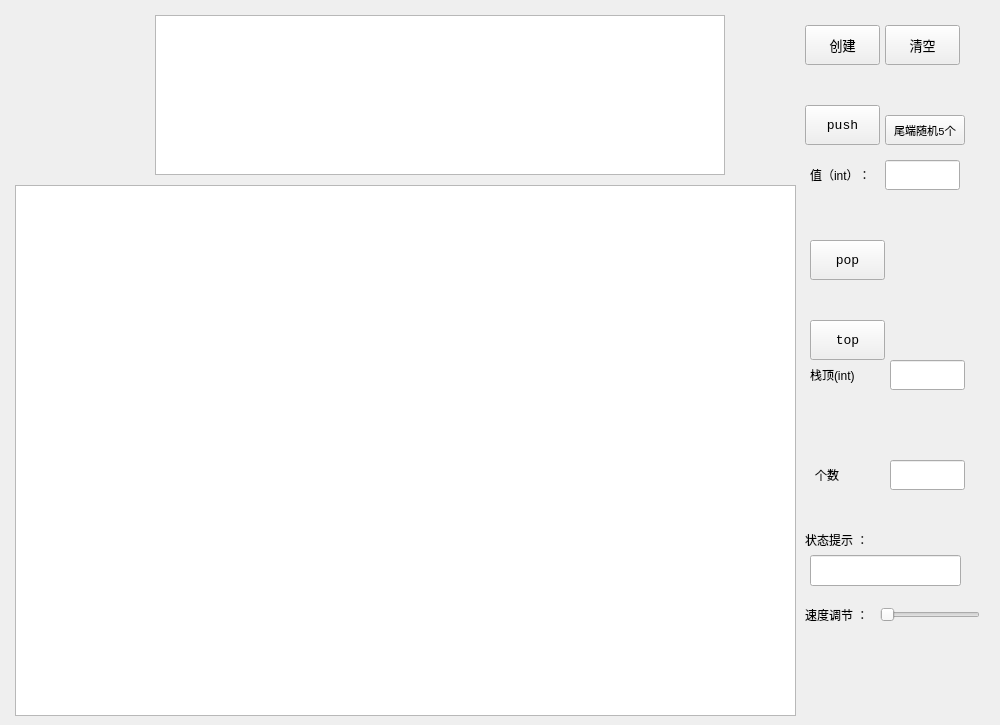
<?xml version="1.0" encoding="UTF-8"?>
<ui version="4.0">
 <class>MyStack</class>
 <widget class="QWidget" name="MyStack">
  <property name="geometry">
   <rect>
    <x>0</x>
    <y>0</y>
    <width>1000</width>
    <height>725</height>
   </rect>
  </property>
  <property name="windowTitle">
   <string>Form</string>
  </property>
  <widget class="QLabel" name="labelTimeControl">
   <property name="geometry">
    <rect>
     <x>805</x>
     <y>600</y>
     <width>75</width>
     <height>30</height>
    </rect>
   </property>
   <property name="sizePolicy">
    <sizepolicy hsizetype="Minimum" vsizetype="Minimum">
     <horstretch>0</horstretch>
     <verstretch>0</verstretch>
    </sizepolicy>
   </property>
   <property name="minimumSize">
    <size>
     <width>60</width>
     <height>30</height>
    </size>
   </property>
   <property name="text">
    <string>速度调节 ：</string>
   </property>
  </widget>
  <widget class="QLineEdit" name="lineEditLocate">
   <property name="geometry">
    <rect>
     <x>890</x>
     <y>360</y>
     <width>75</width>
     <height>30</height>
    </rect>
   </property>
   <property name="sizePolicy">
    <sizepolicy hsizetype="Fixed" vsizetype="Fixed">
     <horstretch>0</horstretch>
     <verstretch>0</verstretch>
    </sizepolicy>
   </property>
   <property name="minimumSize">
    <size>
     <width>60</width>
     <height>30</height>
    </size>
   </property>
  </widget>
  <widget class="QSlider" name="horizontalSlider">
   <property name="geometry">
    <rect>
     <x>880</x>
     <y>605</y>
     <width>100</width>
     <height>20</height>
    </rect>
   </property>
   <property name="mouseTracking">
    <bool>true</bool>
   </property>
   <property name="orientation">
    <enum>Qt::Horizontal</enum>
   </property>
  </widget>
  <widget class="QPushButton" name="pushButtonClear">
   <property name="geometry">
    <rect>
     <x>885</x>
     <y>25</y>
     <width>75</width>
     <height>40</height>
    </rect>
   </property>
   <property name="minimumSize">
    <size>
     <width>0</width>
     <height>20</height>
    </size>
   </property>
   <property name="font">
    <font>
     <family>Consolas</family>
     <pointsize>10</pointsize>
    </font>
   </property>
   <property name="text">
    <string>清空</string>
   </property>
  </widget>
  <widget class="QLabel" name="labelState">
   <property name="geometry">
    <rect>
     <x>805</x>
     <y>525</y>
     <width>60</width>
     <height>30</height>
    </rect>
   </property>
   <property name="sizePolicy">
    <sizepolicy hsizetype="Minimum" vsizetype="Minimum">
     <horstretch>0</horstretch>
     <verstretch>0</verstretch>
    </sizepolicy>
   </property>
   <property name="minimumSize">
    <size>
     <width>60</width>
     <height>30</height>
    </size>
   </property>
   <property name="text">
    <string>状态提示 ：</string>
   </property>
  </widget>
  <widget class="QLineEdit" name="lineEditInsert">
   <property name="geometry">
    <rect>
     <x>885</x>
     <y>160</y>
     <width>75</width>
     <height>30</height>
    </rect>
   </property>
   <property name="sizePolicy">
    <sizepolicy hsizetype="Fixed" vsizetype="Fixed">
     <horstretch>0</horstretch>
     <verstretch>0</verstretch>
    </sizepolicy>
   </property>
   <property name="minimumSize">
    <size>
     <width>60</width>
     <height>30</height>
    </size>
   </property>
  </widget>
  <widget class="QPushButton" name="pushButtonInsert">
   <property name="geometry">
    <rect>
     <x>805</x>
     <y>105</y>
     <width>75</width>
     <height>40</height>
    </rect>
   </property>
   <property name="minimumSize">
    <size>
     <width>0</width>
     <height>20</height>
    </size>
   </property>
   <property name="font">
    <font>
     <family>Consolas</family>
     <pointsize>10</pointsize>
    </font>
   </property>
   <property name="text">
    <string>push</string>
   </property>
  </widget>
  <widget class="QPushButton" name="pushButtonInit">
   <property name="geometry">
    <rect>
     <x>805</x>
     <y>25</y>
     <width>75</width>
     <height>40</height>
    </rect>
   </property>
   <property name="minimumSize">
    <size>
     <width>0</width>
     <height>20</height>
    </size>
   </property>
   <property name="font">
    <font>
     <family>Consolas</family>
     <pointsize>10</pointsize>
    </font>
   </property>
   <property name="text">
    <string>创建</string>
   </property>
  </widget>
  <widget class="QLabel" name="labelInsertValue">
   <property name="geometry">
    <rect>
     <x>810</x>
     <y>160</y>
     <width>66</width>
     <height>30</height>
    </rect>
   </property>
   <property name="sizePolicy">
    <sizepolicy hsizetype="Minimum" vsizetype="Minimum">
     <horstretch>0</horstretch>
     <verstretch>0</verstretch>
    </sizepolicy>
   </property>
   <property name="minimumSize">
    <size>
     <width>60</width>
     <height>30</height>
    </size>
   </property>
   <property name="text">
    <string>值（int）：</string>
   </property>
  </widget>
  <widget class="QTextBrowser" name="textBrowser">
   <property name="geometry">
    <rect>
     <x>155</x>
     <y>15</y>
     <width>570</width>
     <height>160</height>
    </rect>
   </property>
  </widget>
  <widget class="QLabel" name="labelLocateValue">
   <property name="geometry">
    <rect>
     <x>810</x>
     <y>360</y>
     <width>66</width>
     <height>30</height>
    </rect>
   </property>
   <property name="sizePolicy">
    <sizepolicy hsizetype="Minimum" vsizetype="Minimum">
     <horstretch>0</horstretch>
     <verstretch>0</verstretch>
    </sizepolicy>
   </property>
   <property name="minimumSize">
    <size>
     <width>60</width>
     <height>30</height>
    </size>
   </property>
   <property name="text">
    <string>栈顶(int)</string>
   </property>
  </widget>
  <widget class="QPushButton" name="pushButtonRandomInsert5">
   <property name="geometry">
    <rect>
     <x>885</x>
     <y>115</y>
     <width>80</width>
     <height>30</height>
    </rect>
   </property>
   <property name="minimumSize">
    <size>
     <width>0</width>
     <height>20</height>
    </size>
   </property>
   <property name="font">
    <font>
     <family>Consolas</family>
     <pointsize>8</pointsize>
    </font>
   </property>
   <property name="text">
    <string>尾端随机5个</string>
   </property>
  </widget>
  <widget class="QPushButton" name="pushButtonLocate">
   <property name="geometry">
    <rect>
     <x>810</x>
     <y>320</y>
     <width>75</width>
     <height>40</height>
    </rect>
   </property>
   <property name="minimumSize">
    <size>
     <width>0</width>
     <height>20</height>
    </size>
   </property>
   <property name="font">
    <font>
     <family>Consolas</family>
     <pointsize>10</pointsize>
    </font>
   </property>
   <property name="text">
    <string>top</string>
   </property>
  </widget>
  <widget class="QPushButton" name="pushButtonDelete">
   <property name="geometry">
    <rect>
     <x>810</x>
     <y>240</y>
     <width>75</width>
     <height>40</height>
    </rect>
   </property>
   <property name="minimumSize">
    <size>
     <width>0</width>
     <height>20</height>
    </size>
   </property>
   <property name="font">
    <font>
     <family>Consolas</family>
     <pointsize>10</pointsize>
    </font>
   </property>
   <property name="text">
    <string>pop</string>
   </property>
  </widget>
  <widget class="QGraphicsView" name="graphicsView">
   <property name="geometry">
    <rect>
     <x>15</x>
     <y>185</y>
     <width>781</width>
     <height>531</height>
    </rect>
   </property>
  </widget>
  <widget class="QLineEdit" name="lineEditState">
   <property name="geometry">
    <rect>
     <x>810</x>
     <y>555</y>
     <width>151</width>
     <height>31</height>
    </rect>
   </property>
   <property name="sizePolicy">
    <sizepolicy hsizetype="Fixed" vsizetype="Fixed">
     <horstretch>0</horstretch>
     <verstretch>0</verstretch>
    </sizepolicy>
   </property>
   <property name="minimumSize">
    <size>
     <width>60</width>
     <height>30</height>
    </size>
   </property>
  </widget>
  <widget class="QLabel" name="labelnumber">
   <property name="geometry">
    <rect>
     <x>815</x>
     <y>460</y>
     <width>66</width>
     <height>30</height>
    </rect>
   </property>
   <property name="sizePolicy">
    <sizepolicy hsizetype="Minimum" vsizetype="Minimum">
     <horstretch>0</horstretch>
     <verstretch>0</verstretch>
    </sizepolicy>
   </property>
   <property name="minimumSize">
    <size>
     <width>60</width>
     <height>30</height>
    </size>
   </property>
   <property name="text">
    <string>个数</string>
   </property>
  </widget>
  <widget class="QLineEdit" name="lineEditnumber">
   <property name="geometry">
    <rect>
     <x>890</x>
     <y>460</y>
     <width>75</width>
     <height>30</height>
    </rect>
   </property>
   <property name="sizePolicy">
    <sizepolicy hsizetype="Fixed" vsizetype="Fixed">
     <horstretch>0</horstretch>
     <verstretch>0</verstretch>
    </sizepolicy>
   </property>
   <property name="minimumSize">
    <size>
     <width>60</width>
     <height>30</height>
    </size>
   </property>
  </widget>
 </widget>
 <resources/>
 <connections/>
</ui>
